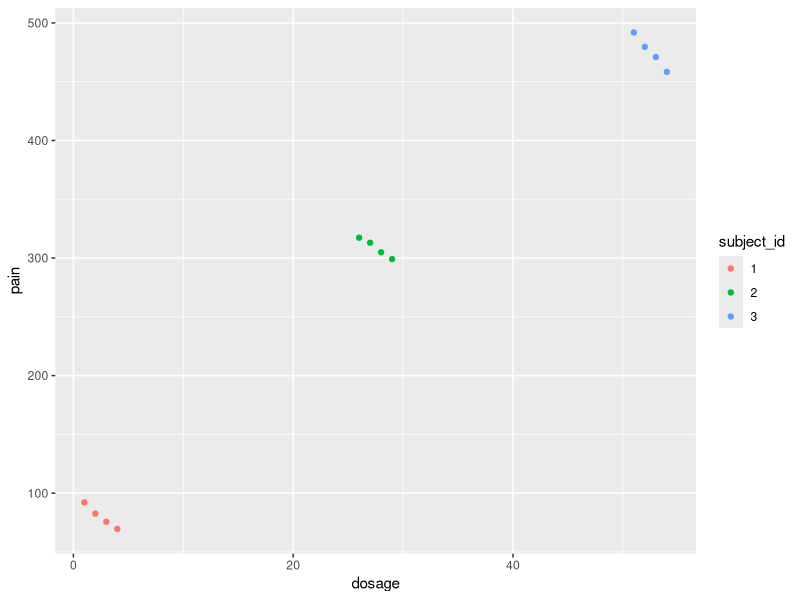
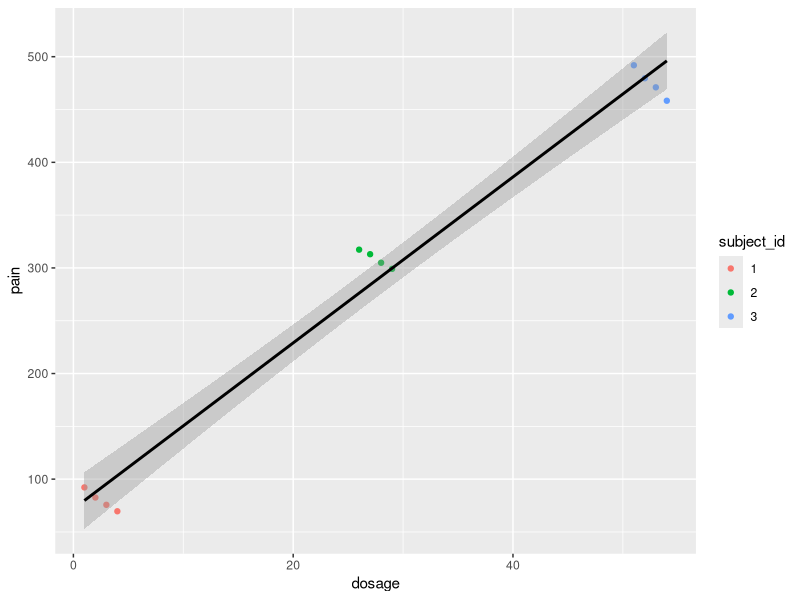
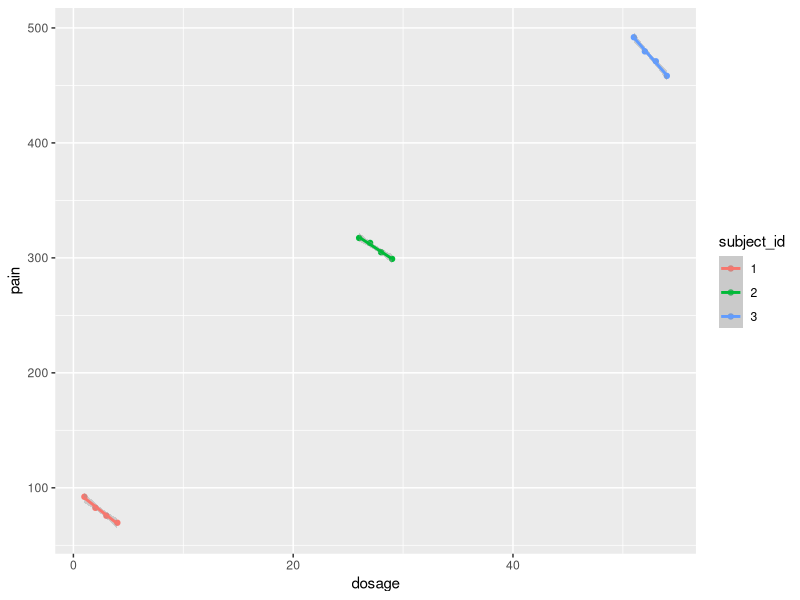

Reproduce these figures in R, in order.
## ---- chunk 1
knitr::opts_chunk$set(echo = TRUE, message = FALSE)
## ---- chunk 2
set.seed(1337)

x1 <- 1:4
y1 <- 100 + (rnorm(4) - 8 * x1)
x2 <- 26:29
y2 <- 500 + (rnorm(4) - 7 * x2)
x3 <- 51:54
y3 <- 1000 + (rnorm(4) - 10 * x3)

df_test <- data.frame(subject_id = factor(rep(c(1,2,3), each = 4)),
                      dosage = c(x1, x2, x3),
                      pain = round(c(y1, y2, y3), 1))
df_test
## ---- chunk 3
# Loading packages
library(ggplot2)
library(lme4)
## ---- chunk 4
g <- ggplot(df_test, aes(dosage, pain)) + geom_point(aes(color = subject_id))
g
## ---- chunk 5
summary(lm(pain ~ dosage, data = df_test))
## ---- chunk 6
g + geom_smooth(method = "lm", color = "black")
## ---- chunk 7
g + geom_smooth(aes(color = subject_id), method = "lm")
## ---- chunk 8
summary(lmer(pain ~ dosage + (1 | subject_id), data = df_test))
summary(lmer(pain ~ dosage + (1+dosage | subject_id), data = df_test))
